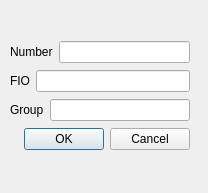
<?xml version="1.0" encoding="UTF-8"?>
<ui version="4.0">
 <class>Dialog</class>
 <widget class="QDialog" name="Dialog">
  <property name="geometry">
   <rect>
    <x>0</x>
    <y>0</y>
    <width>208</width>
    <height>193</height>
   </rect>
  </property>
  <property name="windowTitle">
   <string>Dialog</string>
  </property>
  <widget class="QWidget" name="layoutWidget">
   <property name="geometry">
    <rect>
     <x>10</x>
     <y>40</y>
     <width>180</width>
     <height>111</height>
    </rect>
   </property>
   <layout class="QVBoxLayout" name="verticalLayout">
    <item>
     <layout class="QHBoxLayout" name="horizontalLayout">
      <item>
       <widget class="QLabel" name="label">
        <property name="text">
         <string>Number</string>
        </property>
       </widget>
      </item>
      <item>
       <widget class="QLineEdit" name="lineEdit"/>
      </item>
     </layout>
    </item>
    <item>
     <layout class="QHBoxLayout" name="horizontalLayout_2">
      <item>
       <widget class="QLabel" name="label_2">
        <property name="text">
         <string>FIO</string>
        </property>
       </widget>
      </item>
      <item>
       <widget class="QLineEdit" name="lineEdit_2"/>
      </item>
     </layout>
    </item>
    <item>
     <layout class="QHBoxLayout" name="horizontalLayout_3">
      <item>
       <widget class="QLabel" name="label_3">
        <property name="text">
         <string>Group</string>
        </property>
       </widget>
      </item>
      <item>
       <widget class="QLineEdit" name="lineEdit_3"/>
      </item>
     </layout>
    </item>
    <item>
     <layout class="QHBoxLayout" name="horizontalLayout_4">
      <item>
       <widget class="QDialogButtonBox" name="buttonBox">
        <property name="standardButtons">
         <set>QDialogButtonBox::Cancel|QDialogButtonBox::Ok</set>
        </property>
       </widget>
      </item>
     </layout>
    </item>
   </layout>
  </widget>
 </widget>
 <resources/>
 <connections/>
</ui>
